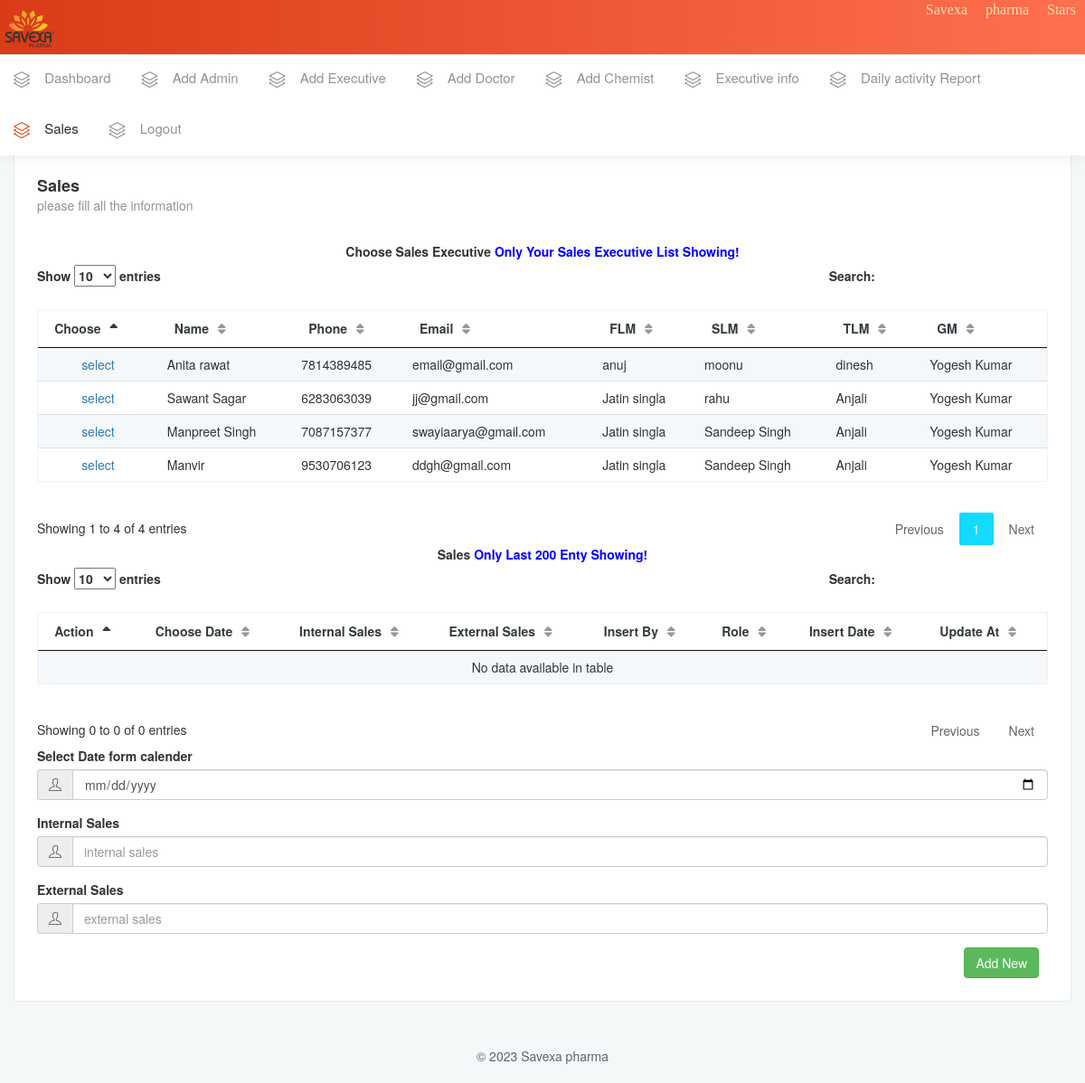
The page /sales.php (signed in) on the database as committed earlier.
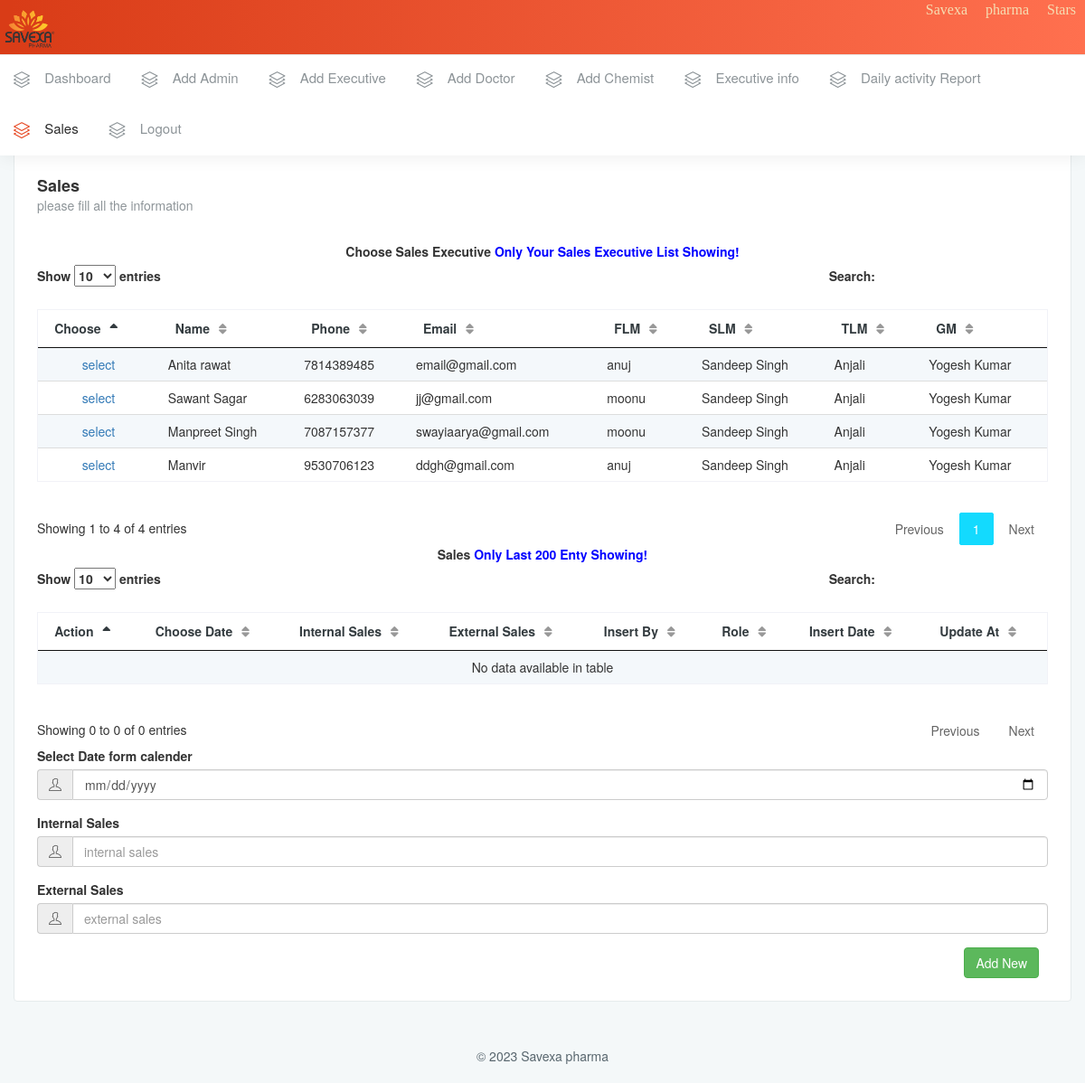
The same page on the database as committed later.
### tables this page shows
CREATE TABLE `sale_executive` (
  `eid` int(11) NOT NULL,
  `name` varchar(255) DEFAULT NULL,
  `phone` varchar(12) NOT NULL,
  `email` varchar(255) NOT NULL,
  `password` varchar(255) DEFAULT NULL,
  `status` varchar(255) DEFAULT NULL,
  `state` varchar(255) DEFAULT NULL,
  `city` varchar(255) DEFAULT NULL,
  `tlm` varchar(255) NOT NULL,
  `gm` varchar(255) DEFAULT NULL,
  `flm` varchar(255) DEFAULT NULL,
  `slm` varchar(255) DEFAULT NULL,
  `tariff_kms` varchar(255) DEFAULT NULL,
  `day_care` varchar(255) DEFAULT NULL,
  `entry_date` timestamp NOT NULL DEFAULT current_timestamp()
);

### sales.php (the view, shortened to what the rows shown need)
<?php include "server/conn.php";
 include "./header.php";
?>
        <div class="page-wrapper">
            <div class="container-fluid">
                <div class="row">
                    <div class="col-md-12">
                        <div class="white-box">
                            <div class="row">
                                <div class="col-sm-12 col-xs-12">
                                    <form onsubmit="return addSales();"   id="addSales" method="post">
                                        <?php
                                        if (isset($_SESSION['id'])) {
                                            ?>
                                                <div class="table-responsive">
                                                    <table id="example23" class="display nowrap" cellspacing="0"
                                                        width="100%">
                                                        <thead>
                                                            <tr>
                                                                <th>Choose</th>
                                                                <th>Name</th>
                                                                <th>Phone</th>
                                                                <th>Email</th>
                                                                <th>FLM</th>
                                                                <th>SLM</th>
                                                                <th>TLM</th>
                                                                <th>GM</th>
                                                            </tr>
                                                        </thead>
                                                        <tbody>
                                                            <?php
                                                            $id = $_SESSION['id'];
                                                            $sql = "SELECT * FROM `sale_executive` WHERE (`gm`= $id or `tlm` = $id or `flm`= $id or`slm` =$id) ";
                                                            if (isset($_GET['eid'])) {
                                                                $eid = $_GET['eid'];
                                                                $sql .= "  AND eid=$eid";
                                                            } else {
                                                                $eid = "";
                                                            }
                                                            $res = mysqli_query($conn, $sql) or die("<srcipt> alert()</srcipt>");
                                                            if (mysqli_num_rows($res) > 0) {
                                                                while ($row = mysqli_fetch_assoc($res)) {
                                                                    $name = $row['name'];
                                                                    $id = $row['eid'];
                                                                    $phone = $row['phone'];
                                                                    $email = $row['email'];
                                                                    $flm = $row['flm'];
                                                                    $query = "SELECT name as flm_name   from admin WHERE id=$flm limit 1";
                                                                    $info = mysqli_query($GLOBALS['conn'], $query) or die("<script></script");
                                                                    $flm_name = mysqli_fetch_assoc($info);
                                                                    $flm_name = $flm_name['flm_name'];
                                                                    $slm = $row['slm'];
                                                                    $query = "SELECT name as slm_name   from admin WHERE id=$slm limit 1";
                                                                    $info = mysqli_query($GLOBALS['conn'], $query) or die("<script></script");
                                                                    $slm_name = mysqli_fetch_assoc($info);
                                                                    $slm_name = $slm_name['slm_name'];
                                                                    $tlm = $row['tlm'];
                                                                    $query = "SELECT name as tlm_name   from admin WHERE id=$tlm limit 1";
                                                                    $info = mysqli_query($GLOBALS['conn'], $query) or die("<script></script");
                                                                    $tlm_name = mysqli_fetch_assoc($info);
                                                                    $tlm_name = $tlm_name['tlm_name'];
                                                                    $gm = $row['gm'];
                                                                    $query = "SELECT name as gm_name   from admin WHERE id=$gm limit 1";
                                                                    $info = mysqli_query($GLOBALS['conn'], $query) or die("<script></script");
                                                                    $gm_name = mysqli_fetch_assoc($info);
                                                                    $gm_name = $gm_name['gm_name'];
                                                                    ?><tr>
                                                                                <td style="text-align:center">
                                                                                <?php if ($eid == $id) { ?>
                                                                                    <a href="sales.php">unselect</a>
                                                                                <?php } else {
                                                                                    ?>
                                                                                    <a href="sales.php?eid=<?= $id ?>">select</a>
                                                                                        <?php
                                                                                }
                                                                                ?>
                                                                                 </td>
                                                                                <td><?= $name ?></td>
                                                                                <td><?= $phone ?></td>
                                                                                <td><?= $email ?></td>
                                                                                <td><?= $flm_name ?></td>
                                                                                <td><?= $slm_name ?></td>
                                                                                <td><?= $tlm_name ?></td>
                                                                                <td><?= $gm_name ?></td>
                                                                                </tr>
                                                                                <?php
                                                                }
                                                            }
                                                            ?>
                                                        </tbody>
                                                    </table>
                                                </div>
                                        <?php } ?>
                                            <div class="table-responsive">
                                                <table id="example234" class="display nowrap" cellspacing="0"
                                                    width="100%">
                                                    <thead>
                                                        <tr>
                                                            <th>Action</th>
                                                            <th>Choose Date</th>
                                                            <th>Internal Sales</th>
                                                            <th>External Sales</th>
                                                            <th>Insert By</th>
                                                            <th>Role</th>
                                                            <th>Insert Date</th>
                                                            <th>Update At</th>
                                                        </tr>
                                                    </thead>
                                                </table>
                                            </div>
                                      </form>
                                </div>
                            </div>
                        </div>
                    </div>
                </div>
            </div>
        </div>
    </div>
</body>
</html>

Rows that differ between the two databases and show on the page:
changed sale_executive "Anita rawat": admin.name "moonu" → "Sandeep Singh"; admin.name "dinesh" → "Anjali"
changed sale_executive "Sawant Sagar": admin.name "Jatin singla" → "moonu"; admin.name "rahu" → "Sandeep Singh"
changed sale_executive "Manpreet Singh": admin.name "Jatin singla" → "moonu"
changed sale_executive "Manvir": admin.name "Jatin singla" → "anuj"
